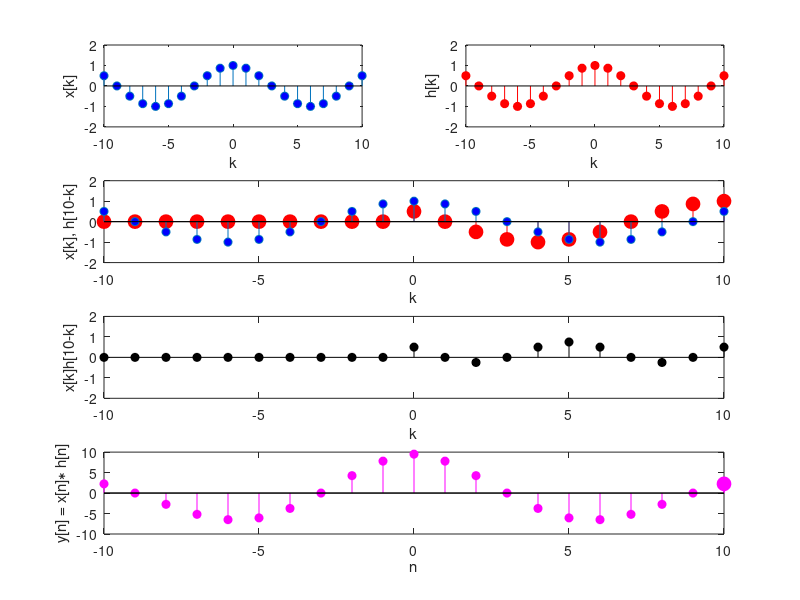

This figure's MATLAB source:
clear all
close all
clc

N = 10;
k = -N:N;
x = cos(pi*k/6);
h = cos(pi*k/6);

y = [];
figure
i = 1;
for n = -N:N
    subplot(4,2,1)
    stem(k,x,'MarkerFaceColor','blue'), axis([-N N -2 2]), xlabel('k'), ylabel('x[k]')
    subplot(4,2,2)
    stem(k,h,'r','MarkerFaceColor','red'), axis([-N N -2 2]), xlabel('k'), ylabel('h[k]')
  
    if n<0
        subplot(4,2,[3,4])
        stem(k,[h(end-abs(n):-1:1) zeros(1,abs(n))],'r','MarkerFaceColor','red','MarkerSize',10), hold on,
        stem(k,x,'MarkerFaceColor','blue'), axis([-N N -2 2]), xlabel('k'), ylabel(sprintf('x[k], h[%i-k]',n))
        hold off
        subplot(4,2,[5,6])
        stem(k,x.*[h(end-abs(n):-1:1) zeros(1,abs(n))],'k','MarkerFaceColor','black'), axis([-N N -2 2])
        xlabel('k'), ylabel(sprintf('x[k]h[%i-k]',n))
        subplot(4,2,[7,8])
        y = [y sum(x.*[h(end-abs(n):-1:1) zeros(1,abs(n))])];
        stem(k,[y NaN(1,2*N+1-i)],'m','MarkerFaceColor','magenta'), hold on,
        stem(k(i),y(end),'m','MarkerFaceColor','magenta','MarkerSize',10),
        axis([-N N -10 10]), xlabel('n'), ylabel('y[n] = x[n]\ast h[n]')
    else
        subplot(4,2,[3,4])
        stem(k,[zeros(1,n) h(end:-1:1+n) ],'r','MarkerFaceColor','red','MarkerSize',10), hold on,
        stem(k,x,'MarkerFaceColor','blue'), axis([-N N -2 2]), xlabel('k'), ylabel(sprintf('x[k], h[%i-k]',n))
        hold off 
        subplot(4,2,[5,6])
        stem(k,x.*[zeros(1,n) h(end:-1:1+n)],'k','MarkerFaceColor','black'), axis([-N N -2 2])
        xlabel('k'), ylabel(sprintf('x[k]h[%i-k]',n))
        subplot(4,2,[7,8])
        y = [y sum(x.*[zeros(1,n) h(end:-1:1+n)])];
        stem(k,[y NaN(1,2*N+1-i)],'m','MarkerFaceColor','magenta'), hold on,
        stem(k(i),y(end),'m','MarkerFaceColor','magenta','MarkerSize',10),
        axis([-N N -10 10]), xlabel('n'), ylabel('y[n] = x[n]\ast h[n]')
    end
    hold off
    pause
    i = i + 1;
end
